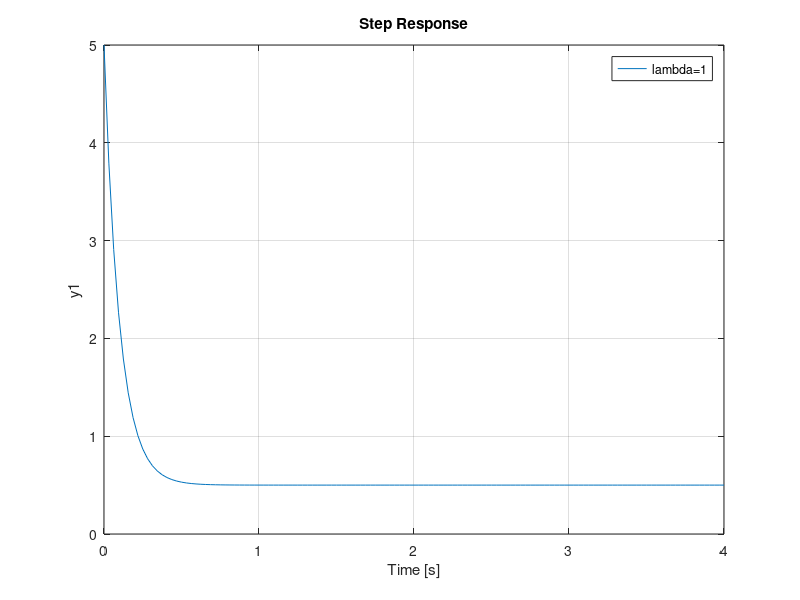
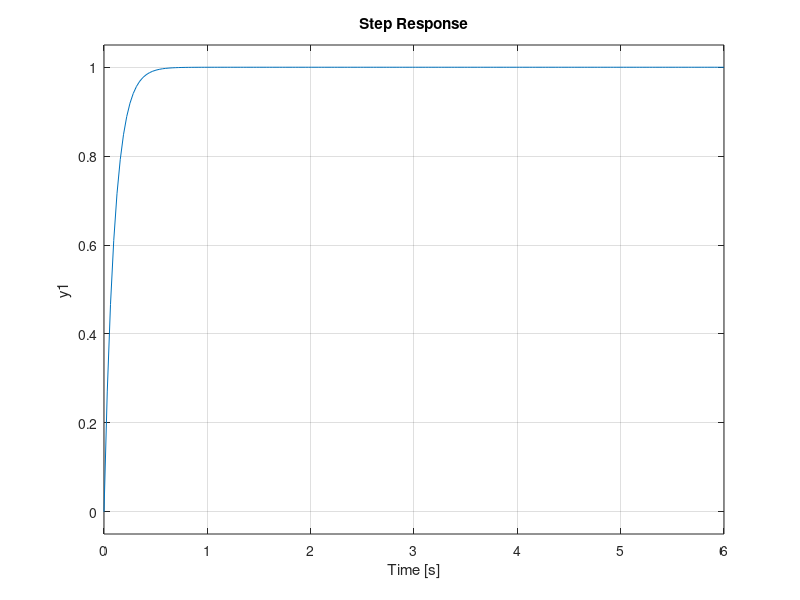

Reproduce these figures in MATLAB, in order.
clc;
clear;
close all;

s = tf('s');
lambda = [1, 0.2, 0.1];
G = 2 / (s+1);
Q = cell(length(lambda), 1);

Legend = cell(length(lambda), 1);

for i = 1:length(lambda)
    Q{i} = (s+1) / (2*(lambda(i)*s+1));
end
figure;
hold on;
for i = 1:length(lambda)
    step(Q{i}, 4);
    Legend{i} = ['lambda=', num2str(lambda(i))];
end
grid on;
legend(Legend);
axis([0, 4, 0, 5]);

figure;
step(G*Q{3});
grid on;

lambda = 0.1;
Kc = 5;
Td = 0;
Ti = 1;
b = 1;
c = 0;
N0 = inf;
N = 0.7;
Tt0 = inf;
gamma = [0, 0.5, 1, 2];
Tt = 1 ./ gamma;

% gamma = 1 is the best choice.